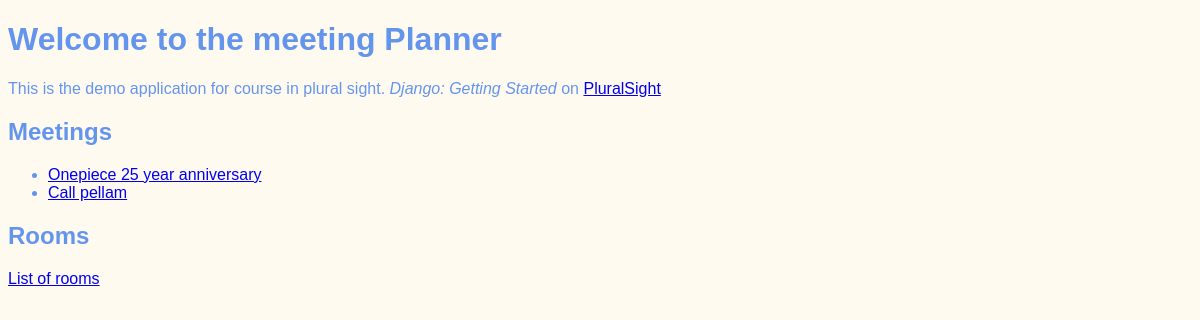
Before: / with the older database file.
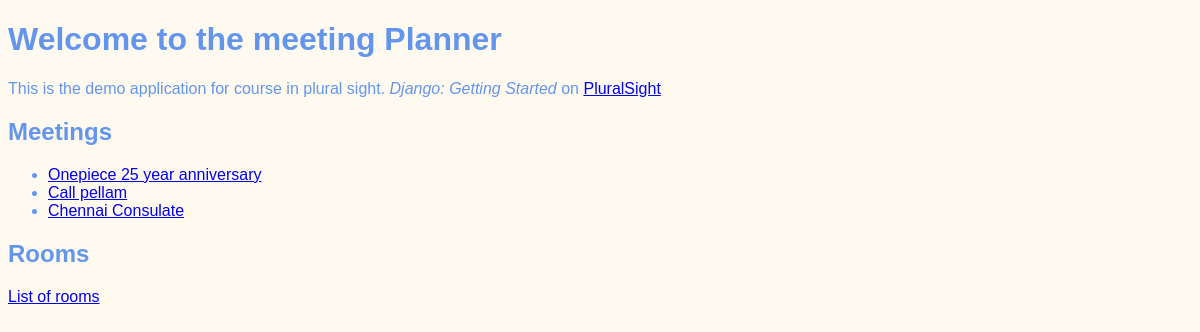
After: the same page with the newer database file.
### meetings/models.py (models this page shows, shortened)
class Meeting(models.Model):
    title = models.CharField(max_length=200)
    date = models.DateField()
    priority = models.CharField(max_length=200, default="High")
    room = models.ForeignKey(Room, on_delete=models.CASCADE)

### website/views.py (the view)
# urls.py: path('', welcome, name="HomePage"),
def welcome(request):
    return render(request, "website/welcome.html",
                  {"meetings": Meeting.objects.all()})

### website/templates/website/welcome.html (shortened to what this page needs)
{% extends "base.html" %}
{% block content %}
    <h1>Welcome to the meeting Planner</h1>
    <p>
        This is the demo application for course in plural sight.
        <em>Django: Getting Started</em>
        on <a href="https://www.pluralsight.com">
        PluralSight</a>
    </p>
    <h2>Meetings</h2>
        <ul>
            {% for meeting in meetings %}
            <li>
                <a href="{% url 'detail' meeting.id %}">
                    {{ meeting.title }}
                </a>
            </li>
            {% endfor %}
        </ul>
    <h2>Rooms</h2>
        <a href="{% url 'listofrooms' %}">
            List of rooms
        </a>
{% endblock %}

Changed rows visible on the page:
added Meeting: title "Chennai Consulate"
